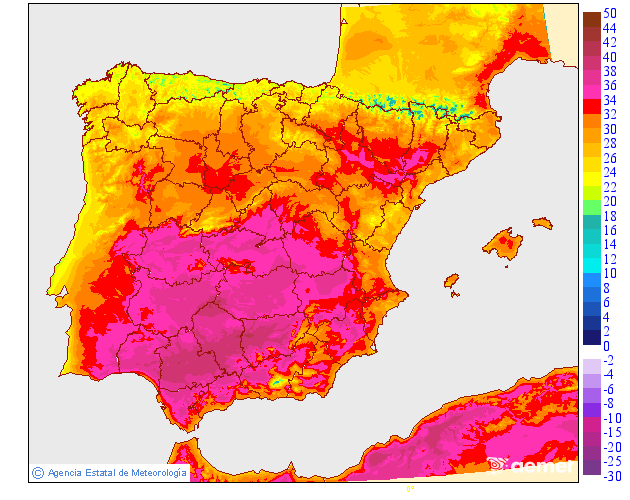
#> input picture aemet-temperaturas/images/peninsula/maxima/2026-06-01.png, 630 x 500 px; its folder holds 3 pictures in this run
$ python generar_gif.py
#> lines starting #> are read from the running program, lines starting #| are printed output that depends on the picture
#!/usr/bin/env python3
"""
Genera GIFs animados de la ola de calor a partir de los mapas diarios de AEMET
que recoge descarga_aemet.py (images/peninsula/{minima,maxima}/YYYY-MM-DD.png).

Produce:
  docs/ola-minimas.gif    -> mínimas nocturnas, día a día (la tesis: los
                             refugios del interior aguantan azules mientras
                             la costa se pone roja de noche).
  docs/ola-dia-noche.gif  -> doble panel máximas | mínimas: de día casi todo
                             arde; de noche, los refugios resisten.

Reproducible: vuelve a ejecutarlo cuando haya más días y el GIF crecerá solo.

Uso:
    python scripts/generar_gif.py
"""

from __future__ import annotations

import glob
import re
from pathlib import Path

from PIL import Image, ImageDraw, ImageFont

SCRIPT_DIR = Path(__file__).resolve().parent
AEMET_DIR = SCRIPT_DIR.parent
REPO_ROOT = AEMET_DIR.parent
IMG_DIR = AEMET_DIR / "images" / "peninsula"
DOCS_DIR = REPO_ROOT / "docs"

BG = (22, 16, 9)        # #161009
PAPER = (239, 230, 214)
TEJA = (217, 116, 78)
TEAL = (150, 182, 196)
MUTED = (160, 148, 124)

MESES = ["", "ene", "feb", "mar", "abr", "may", "jun",
         "jul", "ago", "sep", "oct", "nov", "dic"]

FUENTES = [
    "C:/Windows/Fonts/arialbd.ttf", "C:/Windows/Fonts/Arial.ttf",
    "DejaVuSans-Bold.ttf", "/usr/share/fonts/truetype/dejavu/DejaVuSans-Bold.ttf",
]


def fuente(size: int) -> ImageFont.FreeTypeFont:
    for f in FUENTES:
        try:
            return ImageFont.truetype(f, size)
        except OSError:
            continue
    try:
        return ImageFont.load_default(size)
    except TypeError:
        return ImageFont.load_default()


def fecha_bonita(nombre: str) -> str:
    m = re.match(r"(\d{4})-(\d{2})-(\d{2})", nombre)
    if not m:
        return nombre
    a, mes, d = int(m.group(1)), int(m.group(2)), int(m.group(3))
    return f"{d} {MESES[mes]} {a}"


def archivos(tipo: str) -> list[Path]:
    return sorted(Path(p) for p in glob.glob(str(IMG_DIR / tipo / "*.png")))


def texto_centrado(draw, cx, y, txt, fnt, fill):
    b = draw.textbbox((0, 0), txt, font=fnt)
    draw.text((cx - (b[2] - b[0]) / 2, y), txt, font=fnt, fill=fill)


def texto_derecha(draw, x, y, txt, fnt, fill):
    b = draw.textbbox((0, 0), txt, font=fnt)
    draw.text((x - (b[2] - b[0]), y), txt, font=fnt, fill=fill)


def duraciones(n: int, normal=380, ultimo=1700, primero=900) -> list[int]:
    d = [normal] * n
    if n:
        d[0] = primero
        d[-1] = ultimo
    return d


def gif_simple(tipo: str, etiqueta: str, salida: Path, color_etq) -> None:
#> called with tipo = 'maxima', etiqueta = 'Máximas · de día', color_etq = (217, 116, 78)
    fs = archivos(tipo)
    if not fs:
        print(f"  (sin imágenes en {tipo})")
        return
    base = Image.open(fs[0]).convert("RGB")
#> base is the input picture: PIL image 630x500 RGB; mean R, G, B 236.5, 173.1, 146.4
    w, h = base.size
#> w = 630; h = 500
    band = 46
    f_fecha, f_etq = fuente(24), fuente(15)
    frames = []
    for p in fs:
        mapa = Image.open(p).convert("RGB").resize((w, h))
        lienzo = Image.new("RGB", (w, h + band), BG)
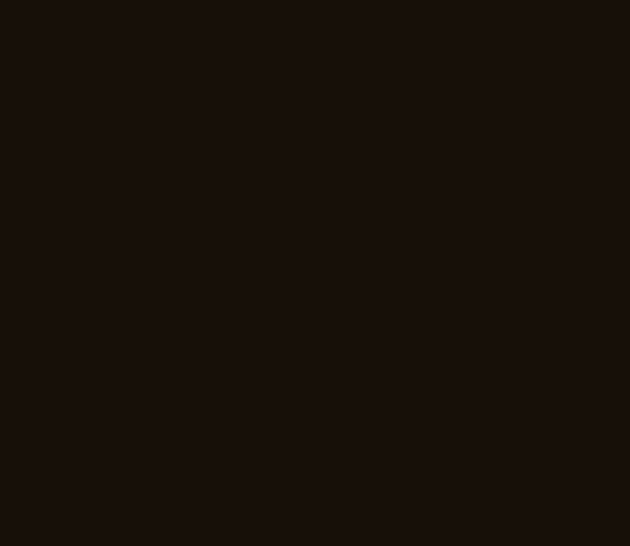
#> lienzo: PIL image 630x546 RGB; mean R, G, B 22, 16, 9
        lienzo.paste(mapa, (0, band))
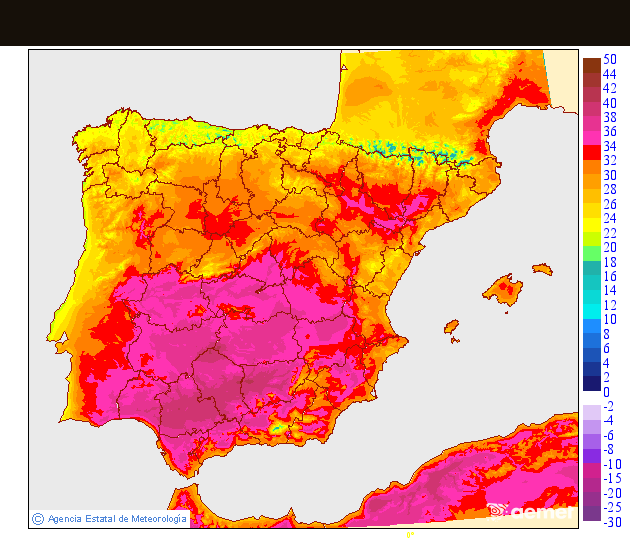
#> lienzo: PIL image 630x546 RGB; mean R, G, B 218.4, 159.8, 134.8
        d = ImageDraw.Draw(lienzo)
        d.text((16, 14), etiqueta, font=f_etq, fill=color_etq)
        texto_derecha(d, w - 16, 9, fecha_bonita(p.name), f_fecha, PAPER)
        d.line([(0, band - 1), (w, band - 1)], fill=TEJA, width=2)
        frames.append(lienzo)
#> pass 2 of the loop in gif_simple, `for p in fs:`:
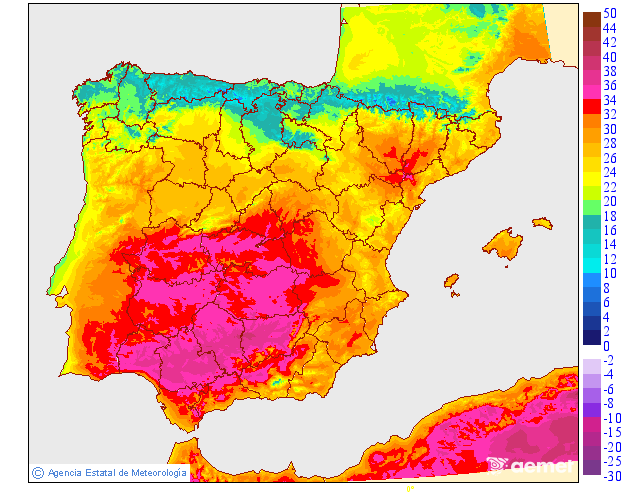
#> input picture aemet-temperaturas/images/peninsula/maxima/2026-06-09.png, 630 x 500 px
#> in gif_simple, mapa is the input picture: PIL image 630x500 RGB; mean R, G, B 226.5, 188.5, 146
#> in gif_simple, `lienzo.paste(mapa, (0, band))`:
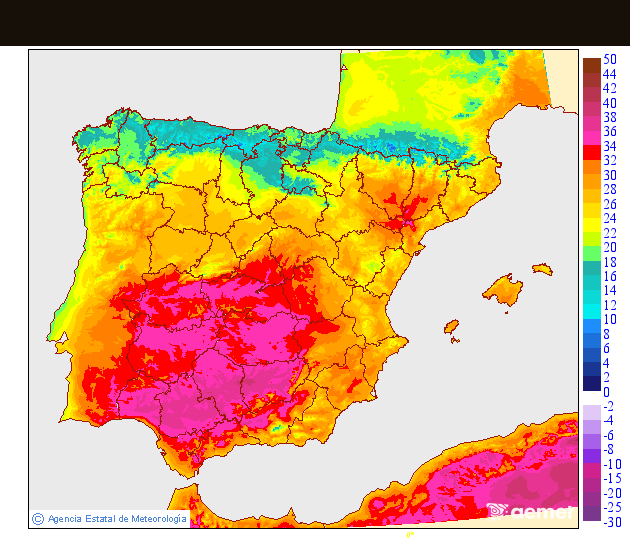
#> lienzo: PIL image 630x546 RGB; mean R, G, B 209.3, 173.9, 134.4
#> pass 3 of the loop in gif_simple, `for p in fs:`:
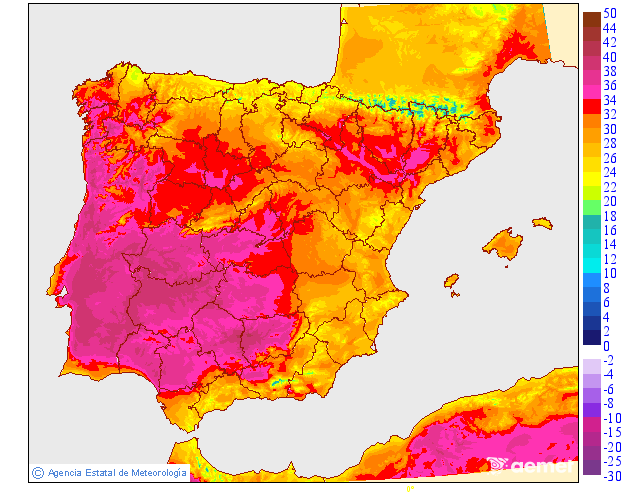
#> input picture aemet-temperaturas/images/peninsula/maxima/2026-06-12.png, 630 x 500 px
#> in gif_simple, mapa is the input picture: PIL image 630x500 RGB; mean R, G, B 236, 172.7, 146
#> in gif_simple, `lienzo.paste(mapa, (0, band))`:
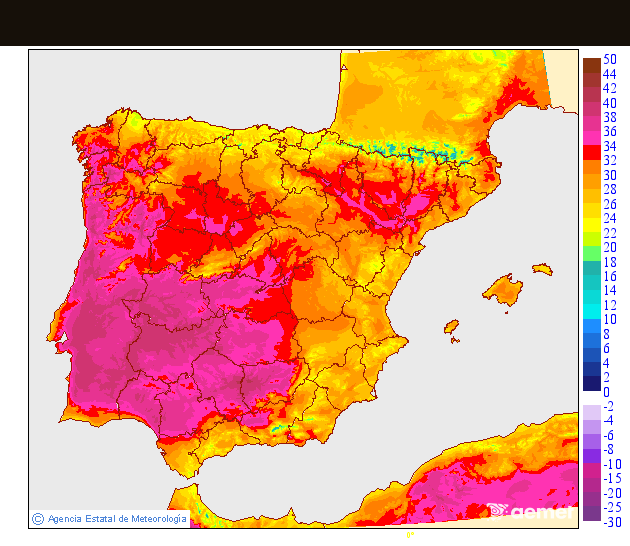
#> lienzo: PIL image 630x546 RGB; mean R, G, B 218, 159.5, 134.5
    salida.parent.mkdir(parents=True, exist_ok=True)
    frames[0].save(salida, save_all=True, append_images=frames[1:],
                   duration=duraciones(len(frames)), loop=0, optimize=True)
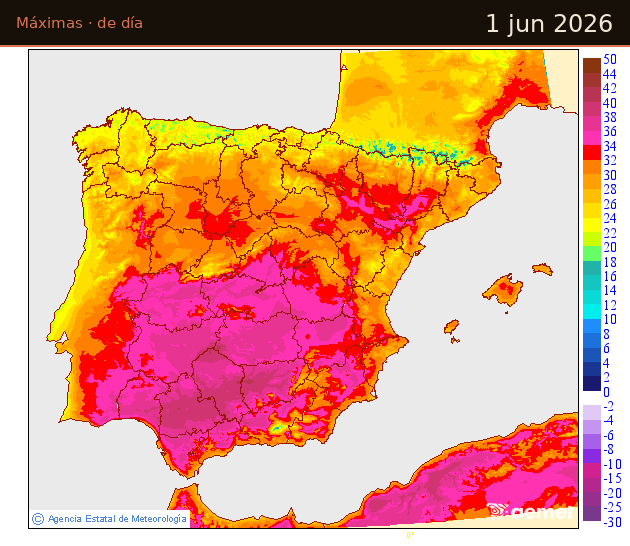
#> saved as ola-maximas.gif: PIL image 630x546 RGB; mean R, G, B 219.2, 160.2, 135.1
#> (the run stopped early here; a loop or call above may not have finished)
